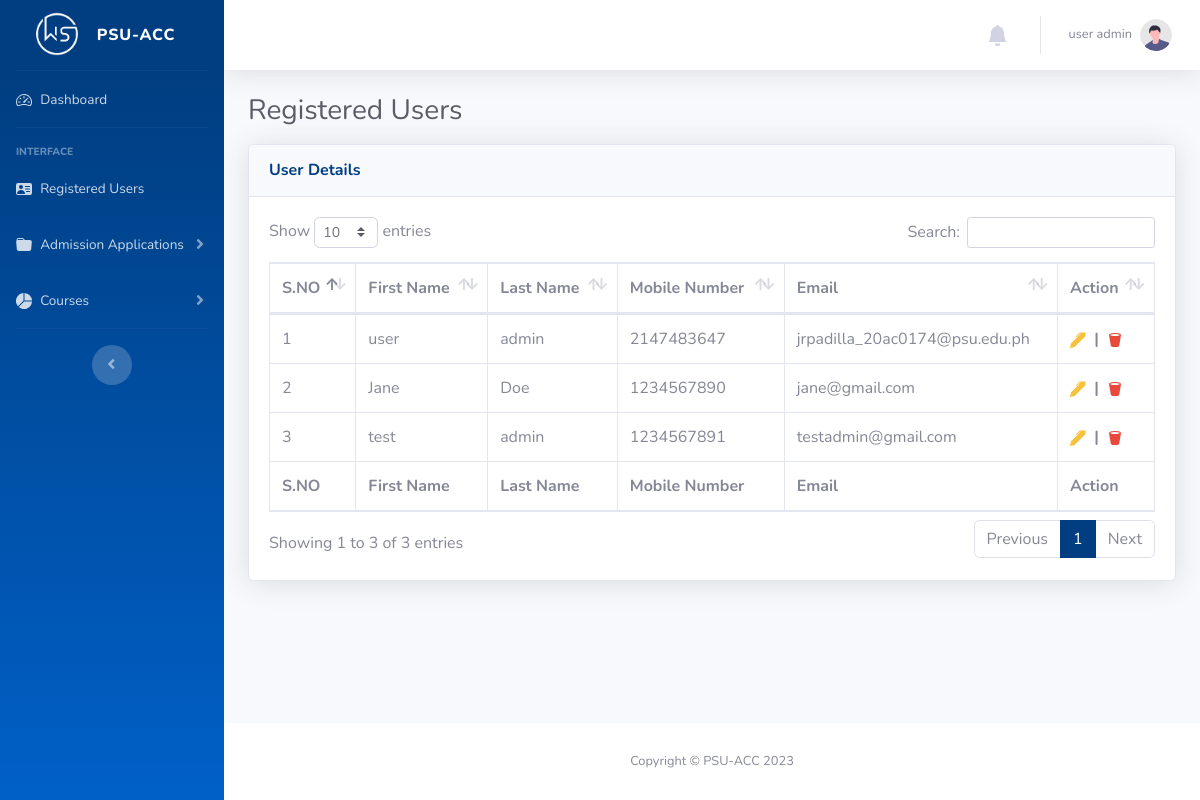
Page /admin/reg-users.php (signed in) on the committed database.
### tables this page shows
CREATE TABLE `tbluser` (
  `ID` int NOT NULL AUTO_INCREMENT PRIMARY KEY,
  `FirstName` varchar(45) NOT NULL,
  `LastName` varchar(45) NOT NULL,
  `MobileNumber` int(10) NOT NULL,
  `Email` varchar(60) NOT NULL,
  `Password` varchar(60) NOT NULL,
  `Privilege` varchar(20) NOT NULL,
  `CreatedAt` timestamp NULL DEFAULT current_timestamp()
);

### admin/reg-users.php (the view, shortened to what this page needs)
<?php
include('includes/access.php');
?>
<!DOCTYPE html>
<html lang="en">
<head>
  <link href="../assets/vendor/fontawesome-free/css/all.min.css" rel="stylesheet" type="text/css" />
  <link rel="stylesheet" href="https://cdn.jsdelivr.net/npm/bootstrap@5.2.3/dist/css/bootstrap.min.css" />
  <link href="../assets/css/dashboard-styles-min.css" rel="stylesheet" />
  <link href="../assets/vendor/datatables/dataTables.bootstrap4.min.css" rel="stylesheet" />
</head>
<body id="page-top">
  <div id="wrapper">
    <?php include_once('includes/sidebar.php'); ?>
    <div id="content-wrapper" class="d-flex flex-column">
      <div id="content">
        <?php include_once('includes/header.php'); ?>
        <div class="container-fluid">
          <h1 class="h3 mb-3 text-gray-800">Registered Users</h1>
          <div class="card shadow mb-4">
            <div class="card-header py-3">
              <h6 class="m-0 font-weight-bold text-primary">
                User Details
              </h6>
            </div>
            <div class="card-body">
              <div class="table-responsive">
                <table class="table table-bordered" id="dataTable" width="100%" cellspacing="0">
                  <thead>
                    <tr>
                      <th>S.NO</th>
                      <th>First Name</th>
                      <th>Last Name</th>
                      <th>Mobile Number</th>
                      <th>Email</th>
                      <th>Action</th>
                    </tr>
                  </thead>
                  <tfoot>
                    <tr>
                      <th>S.NO</th>
                      <th>First Name</th>
                      <th>Last Name</th>
                      <th>Mobile Number</th>
                      <th>Email</th>
                      <th>Action</th>
                    </tr>
                  </tfoot>
                  <tbody>
                    <?php
                    $ret = mysqli_query($conn, "SELECT * FROM tbluser");
                    $cnt = 1;
                    while ($row = mysqli_fetch_array($ret)) {
                    ?>
                      <tr>
                        <td><?php echo $cnt; ?></td>
                        <td><?php echo $row['FirstName']; ?></td>
                        <td><?php echo $row['LastName']; ?></td>
                        <td><?php echo $row['MobileNumber']; ?></td>
                        <td><?php echo $row['Email']; ?></td>
                        <td><a class="text-warning" href="edit-userdetail.php?udid=<?php echo $row['ID']; ?>" title="Edit user details"></a> <strong class="mx-1">|</strong>
                          <a class="text-danger" href="reg-users.php?delid=<?php echo $row['ID']; ?>" onclick="return confirm('All details related to this user will be deleted.(E.g Application form , document and profile)');"></i></a>
                      </tr>
                    <?php
                      $cnt = $cnt + 1;
                    } ?>
                  </tbody>
                </table>
              </div>
            </div>
          </div>
        </div>
      </div>
      <?php include_once('includes/footer.php'); ?>
    </div>
  </div>
</body>
</html>

### admin/includes/sidebar.php (shortened to what this page needs)
<ul class="navbar-nav bg-gradient-primary sidebar sidebar-dark accordion" id="accordionSidebar">
  <a class="sidebar-brand d-flex align-items-center justify-content-center" href="dashboard.php">
    <div class="sidebar-brand-icon">
      <img src="../assets/img/logo-light.png" alt="logo" width="48px">
    </div>
    <div class="sidebar-brand-text mx-3">PSU-ACC</div>
  </a>
  <hr class="sidebar-divider my-0" />
  <li class="nav-item">
    <a class="nav-link" href="dashboard.php">
      <span class="mx-1">Dashboard</span></a>
  </li>
  <hr class="sidebar-divider" />
  <div class="sidebar-heading">Interface</div>
  <li class="nav-item">
    <a class="nav-link" href="reg-users.php">
      <span class="mx-1">Registered Users</span></a>
  </li>
  <li class="nav-item">
    <a class="nav-link collapsed" href="admission-applications.php" data-toggle="collapse" data-target="#collapsePages" aria-expanded="true" aria-controls="collapsePages">
      <span class="mx-1">Admission Applications</span>
    </a>
  </li>
  <li class="nav-item">
    <a class="nav-link collapsed" href="#" data-toggle="collapse" data-target="#collapseCourses" aria-expanded="true" aria-controls="collapseCourses">
      <svg xmlns="http://www.w3.org/2000/svg" width="16" height="16" fill="currentColor" class="bi bi-pie-chart-fill" viewBox="0 0 16 16">
        <path d="M15.985 8.5H8.207l-5.5 5.5a8 8 0 0 0 13.277-5.5zM2 13.292A8 8 0 0 1 7.5.015v7.778l-5.5 5.5zM8.5.015V7.5h7.485A8.001 8.001 0 0 0 8.5.015z" />
      </svg>
      <span class="mx-1">Courses</span></a>
  </li>
  <hr class="sidebar-divider d-none d-md-block" />
  <div class="text-center d-none d-md-inline">
    <button class="rounded-circle border-0" id="sidebarToggle"></button>
  </div>
</ul>

### admin/includes/header.php (shortened to what this page needs)
<nav class="navbar navbar-expand navbar-light bg-white topbar mb-4 static-top shadow">
  <ul class="navbar-nav ml-auto">
    <li class="nav-item dropdown no-arrow mx-1">
      <a class="nav-link dropdown-toggle" href="#" id="alertsDropdown" role="button" data-toggle="dropdown" aria-haspopup="true" aria-expanded="false">
        <svg xmlns="http://www.w3.org/2000/svg" width="21" height="21" fill="currentColor" class="bi bi-bell-fill" viewBox="0 0 16 16">
          <path d="M8 16a2 2 0 0 0 2-2H6a2 2 0 0 0 2 2zm.995-14.901a1 1 0 1 0-1.99 0A5.002 5.002 0 0 0 3 6c0 1.098-.5 6-2 7h14c-1.5-1-2-5.902-2-7 0-2.42-1.72-4.44-4.005-4.901z" />
        </svg>
      </a>
    </li>
    <li class="nav-item dropdown no-arrow">
      <a class="nav-link dropdown-toggle" href="#" id="userDropdown" role="button" data-toggle="dropdown" aria-haspopup="true" aria-expanded="false">
        <span class="mr-2 d-none d-lg-inline text-gray-600 small">
          <?php
          $admid = $_SESSION['aid'];
          $ret = mysqli_query($conn, "SELECT FirstName, LastName FROM tbluser WHERE ID='$admid' AND Privilege='admin'");
          $row = mysqli_fetch_array($ret);
          $name = $row['FirstName'] . " " . $row['LastName'];
          ?>
          <?php echo $name; ?>
        </span>
        <img class="img-profile rounded-circle" src="../assets/img/undraw_profile.svg" />
      </a>
    </li>
  </ul>
</nav>

### admin/includes/footer.php
<footer class="sticky-footer bg-white">
  <div class="container my-auto">
    <div class="copyright text-center my-auto">
      <span>Copyright &copy; PSU-ACC 2023 </span>
    </div>
  </div>
</footer>

### rows in the picture
tbluser: name "user admin", FirstName "user", LastName "admin", MobileNumber "2147483647", Email "jrpadilla_20ac0174@psu.edu.ph"
tbluser: FirstName "Jane", LastName "Doe", MobileNumber "1234567890", Email "jane@gmail.com"
tbluser: FirstName "test", LastName "admin", MobileNumber "1234567891", Email "testadmin@gmail.com"
